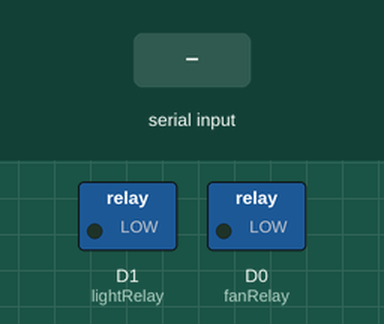
This sketch was run on a simulated ESP8266 (NodeMCU). Shown: switched loads named in the sketch (green lamp = pin HIGH). The inputs (shaded band) are chosen by the test bench.

Above: at 1.2 s.
1.3 s: "TURN ON LIGHT" received over the second serial link
At 3.5 s:
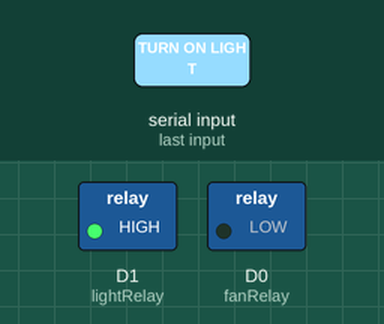
3.8 s: "TURN ON FAN" received over the second serial link
At 5.4 s:
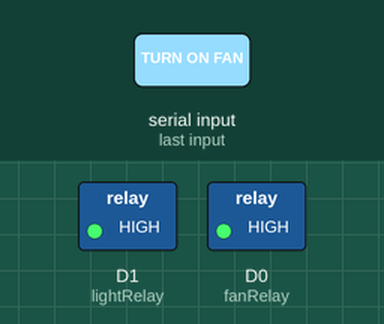
6.3 s: "CLOSE LIGHT" received over the second serial link
At 8.4 s:
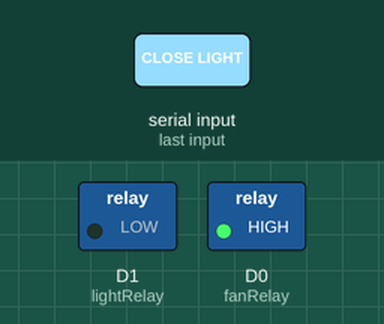
8.8 s: "CLOSE FAN" received over the second serial link
At 10.4 s:
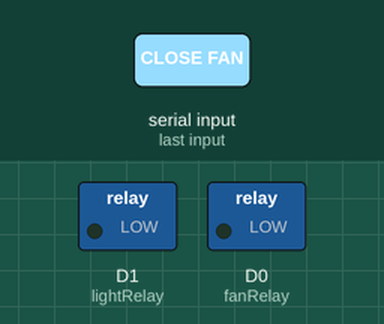
11.3 s: "ACTIVATE MY ROOM" received over the second serial link
At 13.5 s:
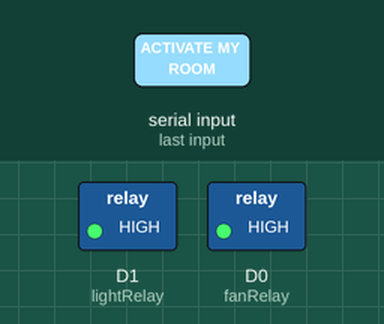
Timing chart, 0 to 14.8 s (numbered marks = the images above; inputs shaded):
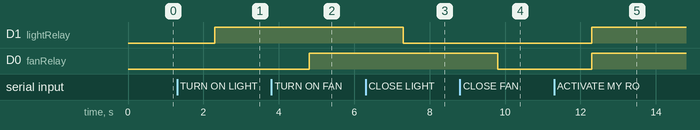

The sketch:

ROOMAUTOMATIONWITHBLUETOOTH.ino
```cpp
#include <SoftwareSerial.h>
const int fanRelay = D0;
const int lightRelay = D1;
String value;
int TxD = D2;
int RxD = D3;
SoftwareSerial bluetooth(TxD, RxD);

void setup()
{
  pinMode(fanRelay, OUTPUT);
  pinMode(lightRelay, OUTPUT);
  bluetooth.begin(9600);
}

void loop()
{
 if (bluetooth.available())
 {
    value = bluetooth.readString();
    if(value == "TURN ON LIGHT")
    {
      digitalWrite(lightRelay, HIGH);
    }
    if(value == "TURN ON FAN")
    {
      digitalWrite(fanRelay, HIGH);
    }
    if(value == "CLOSE LIGHT")
    {
      digitalWrite(lightRelay, LOW);
    }
    if (value == "CLOSE FAN")
    {
      digitalWrite(fanRelay, LOW);
    }
    if (value == "ACTIVATE MY ROOM")
    {
      digitalWrite(lightRelay, HIGH);
      digitalWrite(fanRelay, HIGH);
    }
    if (value == "DEACTIVATE MY ROOM")
    {
      digitalWrite(lightRelay, LOW);
      digitalWrite(fanRelay, LOW);
    }
 }
}
```

Measured:
- after the input at 1.3 s, D1 (lightRelay): LOW → HIGH after 1.0 s
- after the input at 3.8 s, D0 (fanRelay): LOW → HIGH after 1.0 s
- after the input at 6.3 s, D1 (lightRelay): HIGH → LOW after 1.0 s
- after the input at 8.8 s, D0 (fanRelay): HIGH → LOW after 1.0 s
- after the input at 11.3 s, D1 (lightRelay), D0 (fanRelay): LOW → HIGH after 1.0 s
